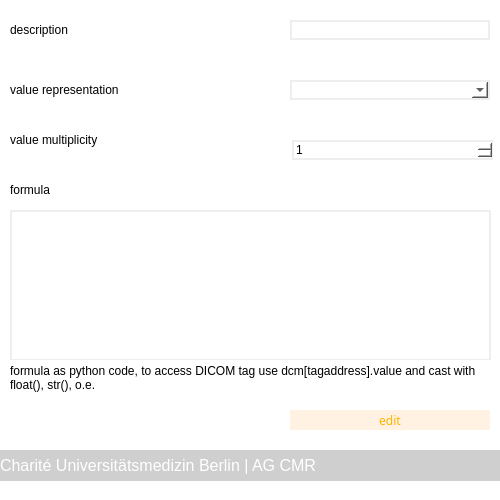
<?xml version="1.0" encoding="UTF-8"?>
<ui version="4.0">
 <class>dialog_add_edit_setup</class>
 <widget class="QDialog" name="dialog_add_edit_setup">
  <property name="geometry">
   <rect>
    <x>0</x>
    <y>0</y>
    <width>500</width>
    <height>500</height>
   </rect>
  </property>
  <property name="windowTitle">
   <string>MARISSA - New Parameter</string>
  </property>
  <property name="styleSheet">
   <string notr="true">background-color: rgb(255, 255, 255);</string>
  </property>
  <widget class="QLabel" name="label_6">
   <property name="geometry">
    <rect>
     <x>0</x>
     <y>450</y>
     <width>501</width>
     <height>31</height>
    </rect>
   </property>
   <property name="font">
    <font>
     <family>Arial</family>
     <pointsize>12</pointsize>
     <weight>9</weight>
     <italic>false</italic>
     <bold>false</bold>
    </font>
   </property>
   <property name="styleSheet">
    <string notr="true">color: rgb(255, 255, 255);
background-color: rgb(207, 207, 207);
font: 75 12pt &quot;Arial&quot;;</string>
   </property>
   <property name="text">
    <string>Charité Universitätsmedizin Berlin | AG CMR</string>
   </property>
   <property name="alignment">
    <set>Qt::AlignLeading|Qt::AlignLeft|Qt::AlignVCenter</set>
   </property>
   <property name="wordWrap">
    <bool>true</bool>
   </property>
  </widget>
  <widget class="QComboBox" name="opt_VR">
   <property name="geometry">
    <rect>
     <x>290</x>
     <y>80</y>
     <width>200</width>
     <height>20</height>
    </rect>
   </property>
   <property name="styleSheet">
    <string notr="true">border-color: rgb(238, 238, 238);
border-width : 2px;
border-style:solid;</string>
   </property>
  </widget>
  <widget class="QLabel" name="label_4">
   <property name="geometry">
    <rect>
     <x>10</x>
     <y>180</y>
     <width>200</width>
     <height>20</height>
    </rect>
   </property>
   <property name="text">
    <string>formula</string>
   </property>
  </widget>
  <widget class="QSpinBox" name="sb_VM">
   <property name="geometry">
    <rect>
     <x>292</x>
     <y>140</y>
     <width>201</width>
     <height>20</height>
    </rect>
   </property>
   <property name="styleSheet">
    <string notr="true">border-color: rgb(238, 238, 238);
border-width : 2px;
border-style:solid;</string>
   </property>
   <property name="minimum">
    <number>1</number>
   </property>
   <property name="maximum">
    <number>999</number>
   </property>
  </widget>
  <widget class="QPushButton" name="btn_icon_new">
   <property name="geometry">
    <rect>
     <x>290</x>
     <y>410</y>
     <width>200</width>
     <height>20</height>
    </rect>
   </property>
   <property name="font">
    <font>
     <family>Arial Nova</family>
     <weight>50</weight>
     <bold>false</bold>
    </font>
   </property>
   <property name="styleSheet">
    <string notr="true">QPushButton
{
color: rgb(0, 170, 0);
background-color: rgb(225, 255, 225);
border: 0px;
}

QPushButton::pressed
{
color: rgb(0, 170, 0);
background-color: rgb(225, 255, 225);
border: 0px;
}

QPushButton::hover
{
color: rgb(225, 255, 225);
background-color: rgb(0, 170, 0);
border: 0px;
font-weight: bold;
}</string>
   </property>
   <property name="text">
    <string>new</string>
   </property>
  </widget>
  <widget class="QLabel" name="label_2">
   <property name="geometry">
    <rect>
     <x>10</x>
     <y>80</y>
     <width>200</width>
     <height>20</height>
    </rect>
   </property>
   <property name="text">
    <string>value representation</string>
   </property>
  </widget>
  <widget class="QTextEdit" name="txt_formula">
   <property name="geometry">
    <rect>
     <x>10</x>
     <y>210</y>
     <width>481</width>
     <height>151</height>
    </rect>
   </property>
   <property name="styleSheet">
    <string notr="true">border-color: rgb(238, 238, 238);
border-width : 2px;
border-style:solid;</string>
   </property>
  </widget>
  <widget class="QLabel" name="label">
   <property name="geometry">
    <rect>
     <x>10</x>
     <y>20</y>
     <width>200</width>
     <height>20</height>
    </rect>
   </property>
   <property name="text">
    <string>description</string>
   </property>
  </widget>
  <widget class="QLineEdit" name="txt_description">
   <property name="geometry">
    <rect>
     <x>290</x>
     <y>20</y>
     <width>200</width>
     <height>20</height>
    </rect>
   </property>
   <property name="styleSheet">
    <string notr="true">border-color: rgb(238, 238, 238);
border-width : 2px;
border-style:solid;</string>
   </property>
   <property name="text">
    <string/>
   </property>
  </widget>
  <widget class="QLabel" name="label_5">
   <property name="geometry">
    <rect>
     <x>10</x>
     <y>360</y>
     <width>481</width>
     <height>36</height>
    </rect>
   </property>
   <property name="text">
    <string>formula as python code, to access DICOM tag use dcm[tagaddress].value and cast with float(), str(), o.e.</string>
   </property>
   <property name="wordWrap">
    <bool>true</bool>
   </property>
  </widget>
  <widget class="QPushButton" name="btn_icon_edit">
   <property name="geometry">
    <rect>
     <x>290</x>
     <y>410</y>
     <width>200</width>
     <height>20</height>
    </rect>
   </property>
   <property name="font">
    <font>
     <family>Arial Nova</family>
     <weight>50</weight>
     <bold>false</bold>
    </font>
   </property>
   <property name="styleSheet">
    <string notr="true">QPushButton
{
color: rgb(255, 179, 0);
background-color: rgb(255, 242, 226);
border: 0px;
}

QPushButton::pressed
{
color: rgb(255, 179, 0);
background-color: rgb(255, 242, 226);
border: 0px;
}

QPushButton::hover
{
color:rgb(255, 242, 226);
background-color:  rgb(255, 179, 0);
border: 0px;
font-weight: bold;
}</string>
   </property>
   <property name="text">
    <string>edit</string>
   </property>
  </widget>
  <widget class="QLabel" name="label_3">
   <property name="geometry">
    <rect>
     <x>10</x>
     <y>130</y>
     <width>200</width>
     <height>20</height>
    </rect>
   </property>
   <property name="text">
    <string>value multiplicity</string>
   </property>
  </widget>
 </widget>
 <resources/>
 <connections/>
</ui>
